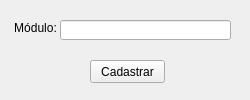
<?xml version="1.0" encoding="UTF-8"?>
<ui version="4.0">
 <class>newModulo</class>
 <widget class="QWidget" name="newModulo">
  <property name="enabled">
   <bool>true</bool>
  </property>
  <property name="geometry">
   <rect>
    <x>0</x>
    <y>0</y>
    <width>250</width>
    <height>100</height>
   </rect>
  </property>
  <property name="minimumSize">
   <size>
    <width>250</width>
    <height>100</height>
   </size>
  </property>
  <property name="maximumSize">
   <size>
    <width>250</width>
    <height>100</height>
   </size>
  </property>
  <property name="windowTitle">
   <string>Novo Módulo</string>
  </property>
  <property name="windowIcon">
   <iconset>
    <normaloff>alterdata.png</normaloff>alterdata.png</iconset>
  </property>
  <widget class="QLineEdit" name="dsModulo">
   <property name="geometry">
    <rect>
     <x>60</x>
     <y>20</y>
     <width>171</width>
     <height>20</height>
    </rect>
   </property>
  </widget>
  <widget class="QLabel" name="labelSistema">
   <property name="geometry">
    <rect>
     <x>10</x>
     <y>20</y>
     <width>51</width>
     <height>16</height>
    </rect>
   </property>
   <property name="text">
    <string>Módulo:</string>
   </property>
   <property name="alignment">
    <set>Qt::AlignCenter</set>
   </property>
  </widget>
  <widget class="QPushButton" name="cadastraModulo">
   <property name="geometry">
    <rect>
     <x>90</x>
     <y>60</y>
     <width>75</width>
     <height>23</height>
    </rect>
   </property>
   <property name="text">
    <string>Cadastrar</string>
   </property>
  </widget>
 </widget>
 <resources/>
 <connections/>
</ui>
